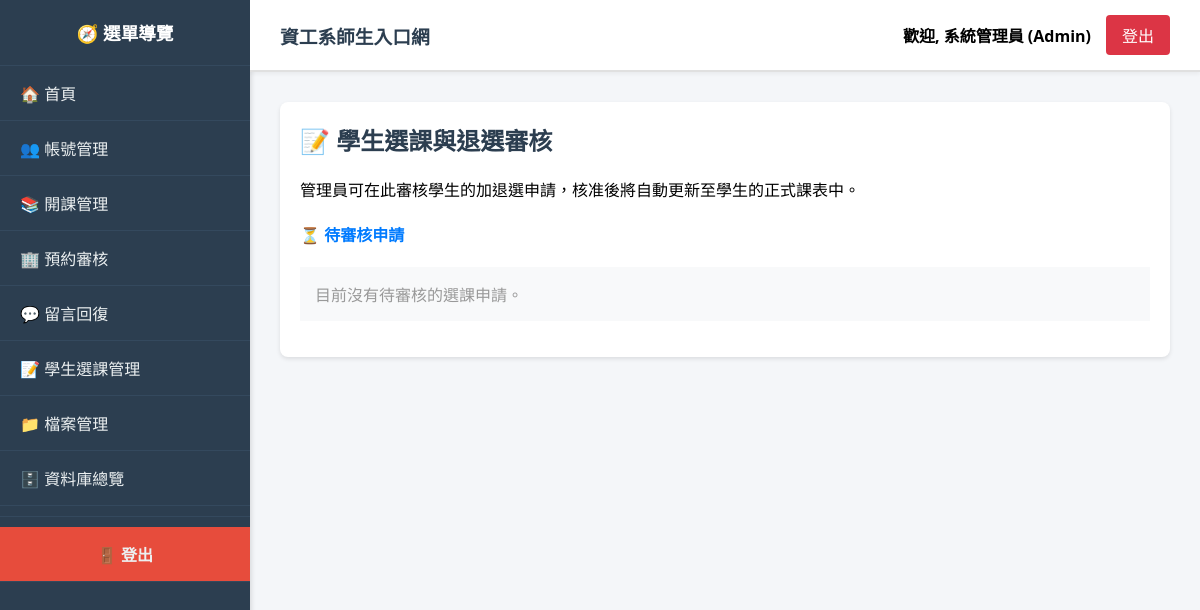
/index.php?page=manage_enrollments (signed in), run on an earlier commit of the app's database.
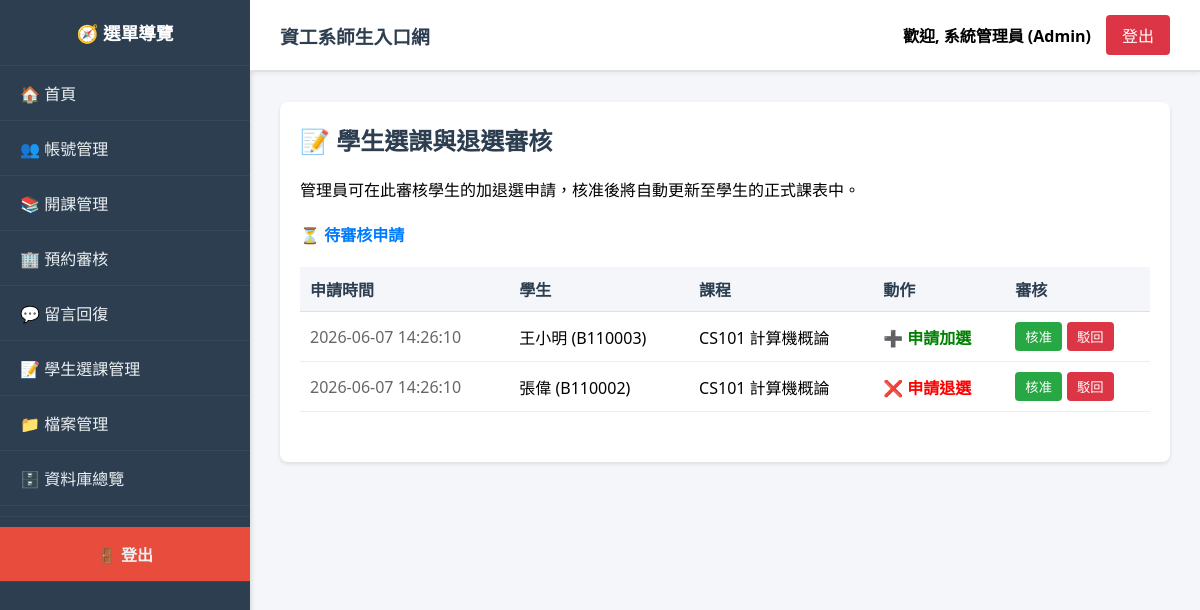
And on a later commit of the database.
### tables this page shows
CREATE TABLE CourseRequests (
    request_id INT AUTO_INCREMENT PRIMARY KEY,
    student_id VARCHAR(20) NOT NULL,
    course_id INT NOT NULL,
    action ENUM('Add', 'Drop') NOT NULL COMMENT 'Add=加選, Drop=退選',
    status ENUM('Pending', 'Approved', 'Rejected') DEFAULT 'Pending',
    request_date TIMESTAMP DEFAULT CURRENT_TIMESTAMP,
    FOREIGN KEY (student_id) REFERENCES Students(student_id) ON DELETE CASCADE,
    FOREIGN KEY (course_id) REFERENCES Courses(course_id) ON DELETE CASCADE
);

CREATE TABLE Students (
    student_id VARCHAR(20) PRIMARY KEY,  
    user_id INT NOT NULL,
    name VARCHAR(100) NOT NULL,
    enrollment_year INT,
    FOREIGN KEY (user_id) REFERENCES Users(id) ON DELETE CASCADE
);

CREATE TABLE Courses (
    course_id INT AUTO_INCREMENT PRIMARY KEY,
    course_code VARCHAR(20) NOT NULL,
    course_name VARCHAR(100) NOT NULL,
    semester VARCHAR(10) NOT NULL,  
    teacher_id INT,
    capacity INT NOT NULL DEFAULT 50,  
    schedule VARCHAR(100),  
    room VARCHAR(50) DEFAULT NULL COMMENT '上課教室',
    syllabus TEXT,
    weight_assignment INT NOT NULL DEFAULT 30 COMMENT '平時成績權重',
    weight_midterm INT NOT NULL DEFAULT 30 COMMENT '期中成績權重',
    weight_final INT NOT NULL DEFAULT 40 COMMENT '期末成績權重',
    created_at TIMESTAMP DEFAULT CURRENT_TIMESTAMP,
    FOREIGN KEY (teacher_id) REFERENCES Teachers(teacher_id) ON DELETE SET NULL
);

### modules/admin/manage_enrollments.php (the view, shortened to what this page needs)
<div class="card">
    <h2>📝 學生選課與退選審核</h2>
    <p>管理員可在此審核學生的加退選申請，核准後將自動更新至學生的正式課表中。</p>
    <?php
    if ($_SESSION['role'] != 'Admin') {
        echo "<p style='color:red;'>無權限。</p>";
    } else {
        echo "<h4 style='color:#007bff;'>⏳ 待審核申請</h4>";
        $pending = $conn->query("
            SELECT cr.*, s.name as student_name, c.course_code, c.course_name
            FROM CourseRequests cr
            JOIN Students s ON cr.student_id = s.student_id
            JOIN Courses c ON cr.course_id = c.course_id
            WHERE cr.status = 'Pending' ORDER BY cr.request_date ASC
        ");
        if ($pending->num_rows > 0) {
            echo "<table style='width:100%; border-collapse:collapse; margin-bottom:30px;'><tr style='background:#f4f6f9;'><th style='padding:10px;'>申請時間</th><th style='padding:10px;'>學生</th><th style='padding:10px;'>課程</th><th style='padding:10px;'>動作</th><th style='padding:10px;'>審核</th></tr>";
            while ($r = $pending->fetch_assoc()) {
                $action_text = $r['action'] == 'Add' ? "<span style='color:green; font-weight:bold;'>➕ 申請加選</span>" : "<span style='color:red; font-weight:bold;'>❌ 申請退選</span>";
                echo "<tr style='border-bottom:1px solid #eee;'>";
                echo "<td style='padding:10px; color:#666;'>" . $r['request_date'] . "</td>";
                echo "<td style='padding:10px;'>" . htmlspecialchars($r['student_name']) . " ({$r['student_id']})</td>";
                echo "<td style='padding:10px;'>" . htmlspecialchars($r['course_code'] . " " . $r['course_name']) . "</td>";
                echo "<td style='padding:10px;'>{$action_text}</td>";
                echo "<td style='padding:10px;'><form method='POST' style='margin:0; display:flex; gap:5px;'>
                        <input type='hidden' name='request_id' value='{$r['request_id']}'>
                        <button type='submit' name='action_taken' value='Approve' class='btn' style='background:#28a745; padding:5px 10px;'>核准</button>
                        <button type='submit' name='action_taken' value='Reject' class='btn' style='background:#dc3545; padding:5px 10px;'>駁回</button>
                      </form></td></tr>";
            }
            echo "</table>";
        } else {
            echo "<p style='color:#999; padding:15px; background:#f8f9fa;'>目前沒有待審核的選課申請。</p>";
        }
    }
    ?>
</div>

### index.php (shortened to what this page needs)
﻿﻿<?php
require_once 'db_connect.php';
$role = isset($_SESSION['role']) ? $_SESSION['role'] : 'Guest';
$page = isset($_GET['page']) ? $_GET['page'] : 'home';
?>
<!DOCTYPE html>
<html lang="zh-TW">
<head>
    <link rel="stylesheet" href="assets/css/style.css">
</head>
<body>
    <div class="sidebar">
            <h2>🧭 選單導覽</h2>
            <?php
            if ($role == 'Admin') {
                include 'includes/sidebar_admin.php';
            } elseif ($role == 'Teacher') {
                include 'includes/sidebar_teacher.php';
            } elseif ($role == 'Student') {
                include 'includes/sidebar_student.php';
            } else {
                include 'includes/sidebar_public.php';
            }
            ?>
        </div>
        <div class="main-content">
            <?php include 'includes/header.php'; ?>
            <div class="content-area">
                <?php
                if ($page == 'login') {
                    include 'login.php';
                } else if ($page == 'home') {
                    echo "<div class='card'><h2>歡迎瀏覽資工系入口網</h2><p>請從左側選單選擇功能，或點擊右上角登入系統。</p></div>";
                } else {
                    $module_path = '';
                    $page_name = basename($page);
                    if (in_array($page_name, ['faculty', 'labs', 'teacher_detail', 'downloads'])) {
                        $module_path = 'modules/public/' . $page_name . '.php';
                    } else if ($role == 'Admin' && in_array($page_name, ['manage_accounts', 'manage_courses', 'manage_enrollments', 'review_reservations', 'review_messages', 'manage_files', 'view_database'])) {
                        $module_path = 'modules/admin/' . $page_name . '.php';
                    } else if ($role == 'Teacher' && in_array($page_name, ['profile', 'syllabus', 'grading'])) {
                        $module_path = 'modules/teacher/' . $page_name . '.php';
                    } else if ($role == 'Student' && in_array($page_name, ['course_selection', 'my_schedule', 'reservation', 'message'])) {
                        $module_path = 'modules/student/' . $page_name . '.php';
                    }
                    if (file_exists($module_path)) {
                        include $module_path;
                    } else {
                        echo "<div class='card'><h2>發生錯誤</h2><p>您請求的頁面不存在，或您沒有權限瀏覽此頁面。</p></div>";
                    }
                }
                ?>
            </div>
        </div>
</body>
</html>

### includes/sidebar_admin.php
<a href="index.php?page=home">🏠 首頁</a>
<a href="index.php?page=manage_accounts">👥 帳號管理</a>
<a href="index.php?page=manage_courses">📚 開課管理</a>
<a href="index.php?page=review_reservations">🏢 預約審核</a>
<a href="index.php?page=review_messages">💬 留言回復</a>
<a href="index.php?page=manage_enrollments">📝 學生選課管理</a>
<a href="index.php?page=manage_files">📁 檔案管理</a>
<a href="index.php?page=view_database">🗄️ 資料庫總覽</a>
<hr style="margin: 10px 0; border: none; border-top: 1px solid #34495e;">
<a href="logout.php" style="background-color: #e74c3c; text-align: center; font-weight: bold;">🚪 登出</a>

### includes/header.php
<div class="header">
    <div style="flex: 1;">
        <h3 style="margin: 0;">資工系師生入口網</h3>
    </div>
    <div style="display: flex; gap: 15px; align-items: center;">
        <?php if(isset($_SESSION['user_id'])): ?>
            <?php
                $display_name = $_SESSION['username'];
                if(isset($conn)) {
                    $uid = intval($_SESSION['user_id']);
                    $role_type = $_SESSION['role'];
                    $table = '';
                    if($role_type == 'Admin') $table = 'Admins';
                    elseif($role_type == 'Teacher') $table = 'Teachers';
                    elseif($role_type == 'Student') $table = 'Students';
                    if($table) {
                        $name_query = $conn->query("SELECT name FROM $table WHERE user_id = $uid");
                        if($name_query && $n_row = $name_query->fetch_assoc()) {
                            $display_name = $n_row['name'];
                        }
                    }
                }
            ?>
            <span style="font-weight: bold;">歡迎, <?php echo htmlspecialchars($display_name); ?>
            (<?php echo htmlspecialchars($_SESSION['role']); ?>)</span>
            <a href="logout.php" class="btn" style="margin: 0; background: #dc3545;">登出</a>
        <?php else: ?>
            <a href="index.php?page=login" class="btn" style="margin: 0;">系統登入</a>
        <?php endif; ?>
    </div>
</div>

### assets/css/style.css (style rules this page uses)
.sidebar { width: 250px; background-color: #2c3e50; color: #fff; display: flex; flex-direction: column; overflow-y: auto; box-shadow: 2px 0 4px rgba(0,0,0,0.1); }
.sidebar h2 { text-align: center; padding: 20px 0; border-bottom: 1px solid #34495e; margin: 0; font-size: 1.1rem; font-weight: 600; }
.sidebar a { padding: 15px 20px; color: #ecf0f1; text-decoration: none; border-bottom: 1px solid #34495e; display: block; transition: all 0.3s ease; font-weight: 500; }
.main-content { flex: 1; display: flex; flex-direction: column; overflow: hidden; }
.header { background-color: #fff; padding: 15px 30px; border-bottom: 2px solid #e0e0e0; display: flex; justify-content: space-between; align-items: center; flex-wrap: wrap; gap: 20px; box-shadow: 0 2px 4px rgba(0,0,0,0.05); }
.header h3 { margin: 0; color: #2c3e50; }
.content-area { padding: 30px; overflow-y: auto; flex: 1; }
.card { background: #fff; border-radius: 8px; padding: 20px; box-shadow: 0 2px 4px rgba(0,0,0,0.1); margin-bottom: 20px; }
.card h2 { margin-top: 0; color: #2c3e50; }
button, .btn { padding: 8px 16px; background: #007bff; color: white; border: none; border-radius: 4px; cursor: pointer; text-decoration: none; display: inline-block; transition: all 0.3s ease; font-weight: 500; }
table { border-collapse: collapse; width: 100%; }
table tr { border-bottom: 1px solid #e0e0e0; }
table th, table td { padding: 12px 10px; text-align: left; }
table th { background-color: #f4f6f9; font-weight: 600; color: #2c3e50; }
hr { border: none; border-top: 1px solid #e0e0e0; margin: 20px 0; }

What changed in the data, as far as the page shows it:
added courserequests: request_date "2026-06-07 14:26:10", student.name "王小明", student "B110003", course.course_name "CS101 計算機概論", action "➕ 申請加選"
added courserequests: request_date "2026-06-07 14:26:10", student.name "張偉", student "B110002", course.course_name "CS101 計算機概論", action "❌ 申請退選"
Also different on the page:
text no longer shown: "目前沒有待審核的選課申請。"
text now shown: "申請時間 學生 課程 動作 審核"
